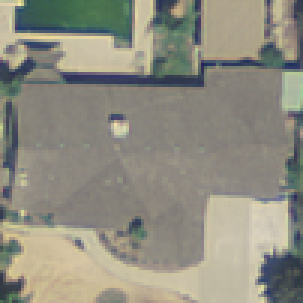
#> input picture Machine-Learning-Algorithms/Neural-Networks/Solar-Panel-Detection/train_images/image10.tif, 101 x 101 px (shown 3 times larger); its folder holds only this picture in this run
$ jupyter execute --allow-errors kMeansSegementation.ipynb   (shell and % lines are left out)
#> lines starting #> are read from the running program, lines starting #| are printed output that depends on the picture; after the words box and inside, x2 and y2 are one past the last pixel; in counts of white or black regions, pixels touching at a corner belong together
#> further down, img is the input picture: shape (101, 101, 3); mean R, G, B 143.2, 141.2, 128.7
#> `imgGray = color.rgb2gray(img)`:
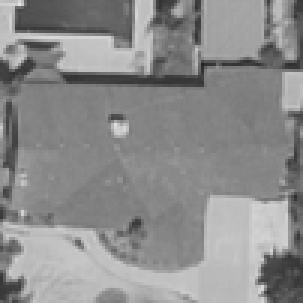
#> imgGray: shape (101, 101) float64 (shown 3 times larger); min 0.144, max 0.897, mean 0.552
#> `edges1 = feature.canny(equalized_image)`:
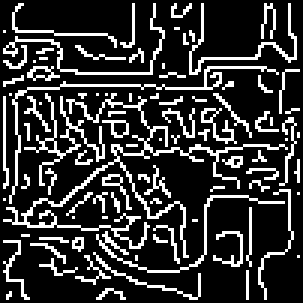
#> edges1: shape (101, 101) bool (shown 3 times larger); 20.3% white in thin lines or dots
#> `fillHoles1 = morphology.binary_fill_holes(edges1)`: fillHoles1: shape (101, 101) bool; 20.8% white in thin lines or dots
#> `edges1 = feature.canny(equalized_image)`: edges1: shape (101, 101) bool; 20.8% white in thin lines or dots
#> `fillHoles2 = morphology.binary_fill_holes(edges1)`:
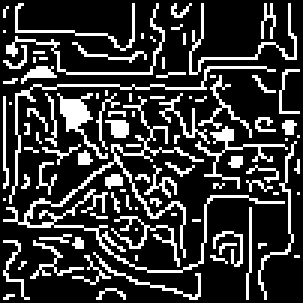
#> fillHoles2: shape (101, 101) bool (shown 3 times larger); 21.7% white in thin lines or dots
#> `equalized_image = median(equalized_image, disk(1))`:
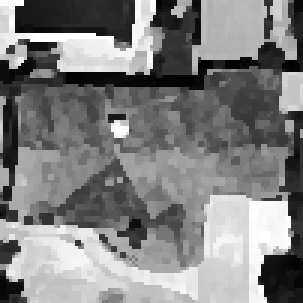
#> equalized_image: shape (101, 101) (shown 3 times larger); min 0, max 255, mean 128.3
#> `edges1 = feature.canny(equalized_image)`: edges1: shape (101, 101) bool; 20.4% white in thin lines or dots
#> `fillHoles3 = morphology.binary_fill_holes(edges1)`: fillHoles3: shape (101, 101) bool; 21.3% white in thin lines or dots
#> `edges1 = feature.canny(equalized_image)`: edges1: shape (101, 101) bool; 19.6% white in thin lines or dots
#> `fillHoles4 = morphology.binary_fill_holes(edges1)`:
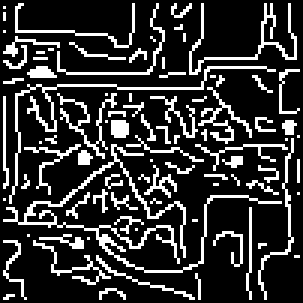
#> fillHoles4: shape (101, 101) bool (shown 3 times larger); 20% white in thin lines or dots
#> `fillHoles5 = fillHoles3 + fillHoles1 + fillHoles2 + fillHoles4`:
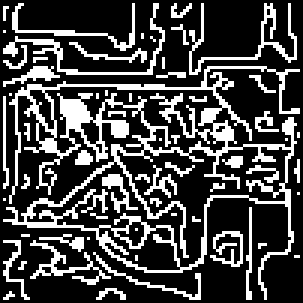
#> fillHoles5: shape (101, 101) bool (shown 3 times larger); 26.9% white in thin lines or dots
#> `img[:, :, 0] = img[:,:,0]*equalized_image`:
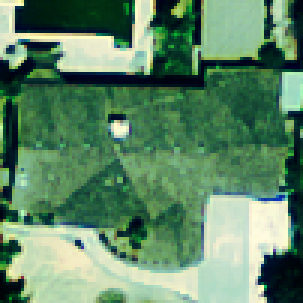
#> img: shape (101, 101, 3) float64 (shown 3 times larger); mean R, G, B 0.375, 0.533, 0.406
#> `img[:, :, 1] = img[:,:,1]*equalized_image`:
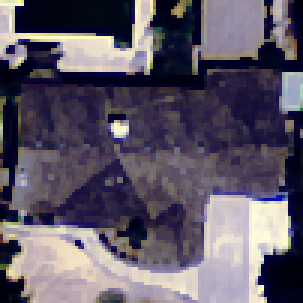
#> img: shape (101, 101, 3) float64 (shown 3 times larger); mean R, G, B 0.375, 0.346, 0.406
#> `img[:, :, 2] = img[:,:,2]*equalized_image`:
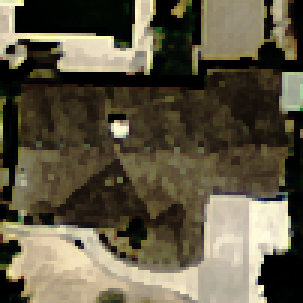
#> img: shape (101, 101, 3) float64 (shown 3 times larger); mean R, G, B 0.375, 0.346, 0.269
#> `img = equalize_hist(img)`:
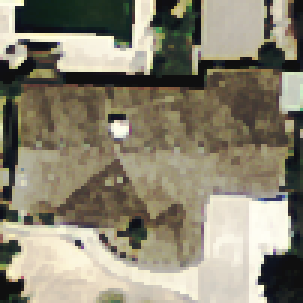
#> img: shape (101, 101, 3) float64 (shown 3 times larger); mean R, G, B 0.545, 0.521, 0.449
#> `bandwidth2 = estimate_bandwidth(flat_image, quantile=.3, n_samples=1000)`: bandwidth2 = 0.3
[cell 1]
from __future__ import print_function

import matplotlib.pyplot as plt
import numpy as np
import math
from skimage import io
from skimage.segmentation import slic, quickshift, find_boundaries, felzenszwalb
from skimage import feature
from scipy import ndimage
from skimage import exposure
from skimage.filters import rank, sobel_h, sobel_v, sobel, roberts, threshold_otsu
from skimage.filters.rank import enhance_contrast, median, mean, mean_bilateral, otsu
from skimage import color
from skimage.morphology import disk
from scipy.ndimage import morphology
from scipy.ndimage import measurements
from skimage.exposure import equalize_hist
from skimage import feature
from skimage.measure import regionprops
import matplotlib.patches as mpatches
from sklearn.cluster import MeanShift, estimate_bandwidth


import os
#> (the rest of this cell did not finish here and is left out)

$ run again, on Machine-Learning-Algorithms/Neural-Networks/Solar-Panel-Detection/train_images/image107.tif
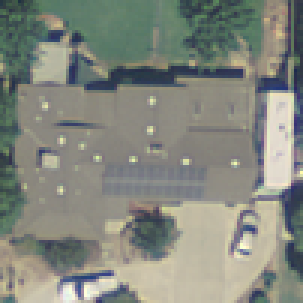
#> input picture Machine-Learning-Algorithms/Neural-Networks/Solar-Panel-Detection/train_images/image107.tif, 101 x 101 px (shown 3 times larger)
#> img is the input picture: shape (101, 101, 3); mean R, G, B 132, 135.6, 126.1
#> fillHoles1: shape (101, 101) bool; 19.9% white in thin lines or dots
#> fillHoles2: shape (101, 101) bool; 23.8% white; 96 white regions (79 under 20 px), largest, box (x1, y1, x2, y2) and area: (3, 11, 82, 90) 740, (36, 27, 100, 94) 471, (18, 51, 56, 72) 89
#> fillHoles3: shape (101, 101) bool; 22.9% white; 96 white regions (75 under 20 px), largest, box (x1, y1, x2, y2) and area: (1, 11, 82, 97) 779, (36, 53, 100, 99) 236, (9, 51, 55, 76) 97
#> fillHoles4: shape (101, 101) bool; 22.5% white; 95 white regions (77 under 20 px), largest, box (x1, y1, x2, y2) and area: (1, 11, 82, 97) 820, (36, 53, 100, 99) 231, (47, 1, 96, 56) 128
#> fillHoles5: shape (101, 101) bool; 30.9% white; 71 white regions (55 under 20 px), largest, box (x1, y1, x2, y2) and area: (1, 1, 90, 100) 1294, (8, 1, 100, 100) 988, (17, 31, 46, 50) 59
#> `img = equalize_hist(img)`:
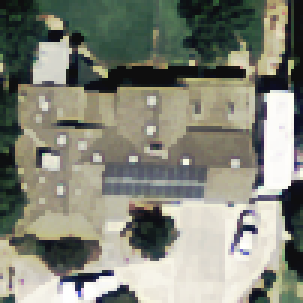
#> img: shape (101, 101, 3) float64 (shown 3 times larger); mean R, G, B 0.516, 0.524, 0.474
#> bandwidth2 = 0.304
